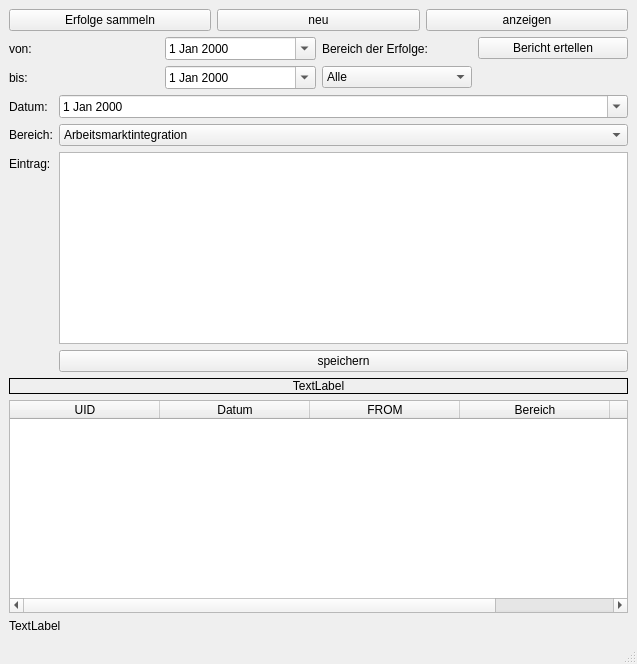
<?xml version="1.0" encoding="UTF-8"?>
<ui version="4.0">
 <class>Erfolgsberichte</class>
 <widget class="QMainWindow" name="Erfolgsberichte">
  <property name="geometry">
   <rect>
    <x>0</x>
    <y>0</y>
    <width>637</width>
    <height>664</height>
   </rect>
  </property>
  <property name="windowTitle">
   <string>MainWindow</string>
  </property>
  <widget class="QWidget" name="centralwidget">
   <layout class="QGridLayout" name="gridLayout_2">
    <item row="1" column="0">
     <layout class="QHBoxLayout" name="horizontalLayout">
      <item>
       <widget class="QPushButton" name="mw_sammeln_button">
        <property name="text">
         <string>Erfolge sammeln</string>
        </property>
        <property name="autoDefault">
         <bool>false</bool>
        </property>
        <property name="default">
         <bool>false</bool>
        </property>
        <property name="flat">
         <bool>false</bool>
        </property>
       </widget>
      </item>
      <item>
       <widget class="QPushButton" name="mw_button_new">
        <property name="text">
         <string>neu</string>
        </property>
        <property name="default">
         <bool>false</bool>
        </property>
       </widget>
      </item>
      <item>
       <widget class="QPushButton" name="mw_button_show">
        <property name="text">
         <string>anzeigen</string>
        </property>
        <property name="default">
         <bool>false</bool>
        </property>
       </widget>
      </item>
     </layout>
    </item>
    <item row="4" column="0">
     <layout class="QFormLayout" name="formLayout">
      <item row="0" column="0">
       <widget class="QLabel" name="mw_ae_date_label">
        <property name="text">
         <string>Datum:</string>
        </property>
       </widget>
      </item>
      <item row="0" column="1">
       <widget class="QDateEdit" name="mw_ae_date">
        <property name="calendarPopup">
         <bool>true</bool>
        </property>
       </widget>
      </item>
      <item row="1" column="0">
       <widget class="QLabel" name="mw_ae_cat_label">
        <property name="text">
         <string>Bereich:</string>
        </property>
       </widget>
      </item>
      <item row="1" column="1">
       <widget class="QComboBox" name="mw_ae_cat">
        <item>
         <property name="text">
          <string>Arbeitsmarktintegration</string>
         </property>
        </item>
        <item>
         <property name="text">
          <string>Ehrenamt</string>
         </property>
        </item>
        <item>
         <property name="text">
          <string>Vernetzung</string>
         </property>
        </item>
        <item>
         <property name="text">
          <string>Sonstige</string>
         </property>
        </item>
       </widget>
      </item>
      <item row="2" column="0">
       <widget class="QLabel" name="mw_ae_text_label">
        <property name="text">
         <string>Eintrag:</string>
        </property>
       </widget>
      </item>
      <item row="3" column="1">
       <widget class="QPushButton" name="mw_button_save">
        <property name="text">
         <string>speichern</string>
        </property>
        <property name="default">
         <bool>false</bool>
        </property>
        <property name="flat">
         <bool>false</bool>
        </property>
       </widget>
      </item>
      <item row="2" column="1">
       <widget class="QTextEdit" name="mw_ae_text"/>
      </item>
     </layout>
    </item>
    <item row="2" column="0">
     <layout class="QGridLayout" name="gridLayout">
      <item row="0" column="3">
       <widget class="QPushButton" name="mw_cr_button">
        <property name="text">
         <string>Bericht ertellen</string>
        </property>
       </widget>
      </item>
      <item row="0" column="2">
       <widget class="QLabel" name="mw_cr_cat_label">
        <property name="text">
         <string>Bereich der Erfolge:</string>
        </property>
       </widget>
      </item>
      <item row="1" column="2">
       <widget class="QComboBox" name="mw_cr_cat_box">
        <item>
         <property name="text">
          <string>Alle</string>
         </property>
        </item>
       </widget>
      </item>
      <item row="1" column="1">
       <widget class="QDateEdit" name="mw_cr_to_date">
        <property name="calendarPopup">
         <bool>true</bool>
        </property>
       </widget>
      </item>
      <item row="0" column="1">
       <widget class="QDateEdit" name="mw_cr_from_date">
        <property name="wrapping">
         <bool>false</bool>
        </property>
        <property name="calendarPopup">
         <bool>true</bool>
        </property>
       </widget>
      </item>
      <item row="0" column="0">
       <widget class="QLabel" name="mw_cr_from_label">
        <property name="text">
         <string>von:</string>
        </property>
       </widget>
      </item>
      <item row="1" column="0">
       <widget class="QLabel" name="mw_cr_to_label">
        <property name="text">
         <string>bis:</string>
        </property>
       </widget>
      </item>
     </layout>
    </item>
    <item row="6" column="0">
     <widget class="QTableWidget" name="tabel_erfolge">
      <property name="autoFillBackground">
       <bool>false</bool>
      </property>
      <property name="frameShadow">
       <enum>QFrame::Sunken</enum>
      </property>
      <property name="alternatingRowColors">
       <bool>true</bool>
      </property>
      <property name="showGrid">
       <bool>true</bool>
      </property>
      <property name="sortingEnabled">
       <bool>true</bool>
      </property>
      <attribute name="horizontalHeaderDefaultSectionSize">
       <number>150</number>
      </attribute>
      <attribute name="horizontalHeaderStretchLastSection">
       <bool>true</bool>
      </attribute>
      <attribute name="verticalHeaderVisible">
       <bool>false</bool>
      </attribute>
      <attribute name="verticalHeaderMinimumSectionSize">
       <number>18</number>
      </attribute>
      <attribute name="verticalHeaderDefaultSectionSize">
       <number>25</number>
      </attribute>
      <attribute name="verticalHeaderShowSortIndicator" stdset="0">
       <bool>true</bool>
      </attribute>
      <attribute name="verticalHeaderStretchLastSection">
       <bool>true</bool>
      </attribute>
      <column>
       <property name="text">
        <string>UID</string>
       </property>
      </column>
      <column>
       <property name="text">
        <string>Datum</string>
       </property>
      </column>
      <column>
       <property name="text">
        <string>FROM</string>
       </property>
      </column>
      <column>
       <property name="text">
        <string>Bereich</string>
       </property>
      </column>
      <column>
       <property name="text">
        <string>Erfolg</string>
       </property>
      </column>
     </widget>
    </item>
    <item row="5" column="0">
     <widget class="QLabel" name="mw_feedback_label">
      <property name="layoutDirection">
       <enum>Qt::LeftToRight</enum>
      </property>
      <property name="frameShape">
       <enum>QFrame::Box</enum>
      </property>
      <property name="text">
       <string>TextLabel</string>
      </property>
      <property name="alignment">
       <set>Qt::AlignCenter</set>
      </property>
      <property name="textInteractionFlags">
       <set>Qt::LinksAccessibleByMouse|Qt::TextSelectableByMouse</set>
      </property>
     </widget>
    </item>
    <item row="7" column="0">
     <layout class="QVBoxLayout" name="verticalLayout_2">
      <item>
       <widget class="QLabel" name="label_user">
        <property name="text">
         <string>TextLabel</string>
        </property>
       </widget>
      </item>
     </layout>
    </item>
   </layout>
  </widget>
  <widget class="QMenuBar" name="menubar">
   <property name="geometry">
    <rect>
     <x>0</x>
     <y>0</y>
     <width>637</width>
     <height>21</height>
    </rect>
   </property>
  </widget>
  <widget class="QStatusBar" name="statusbar"/>
 </widget>
 <resources/>
 <connections/>
</ui>
